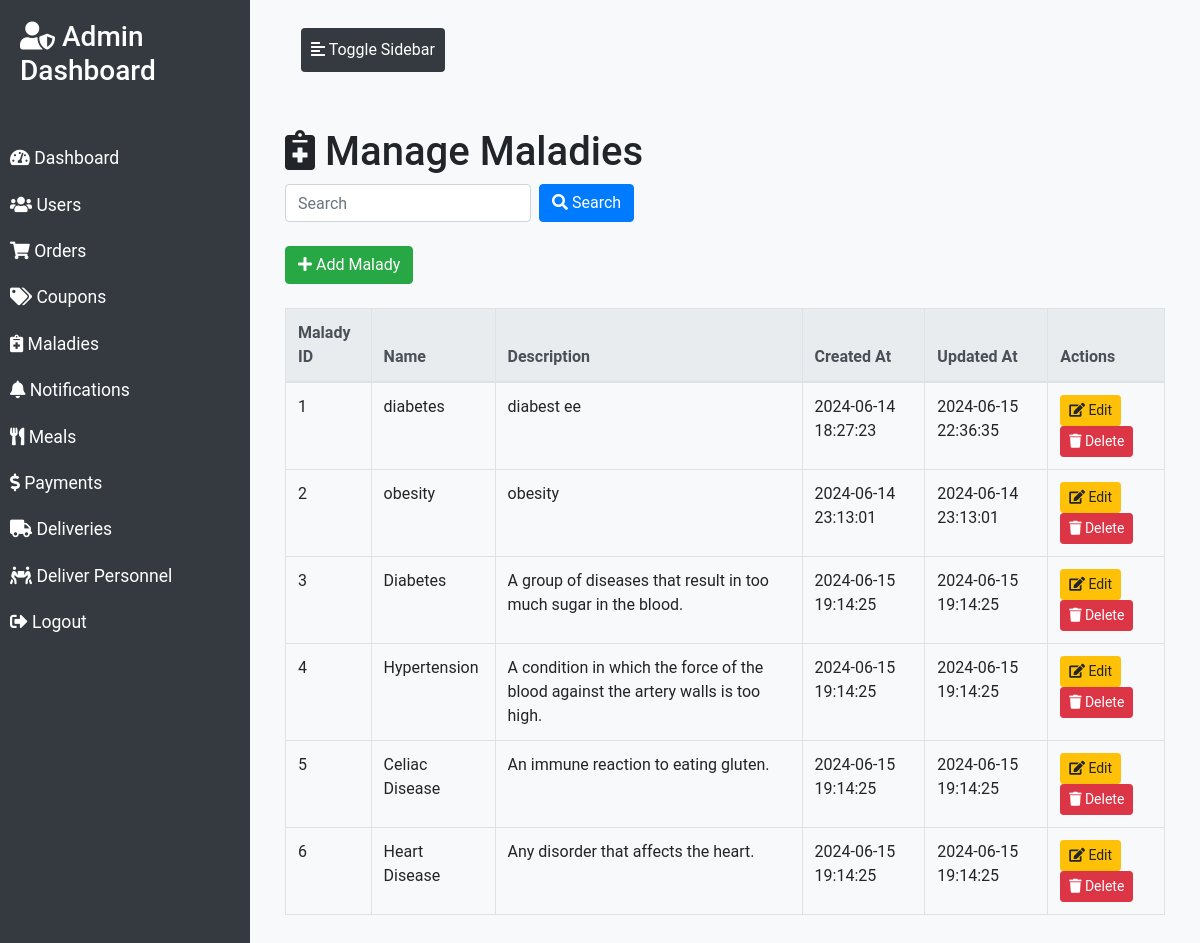
Screenshot of /maladies.php (signed in) with the database file from the repository.
### tables this page shows
CREATE TABLE `maladies` (
  `malady_id` int(11) NOT NULL,
  `name` varchar(100) DEFAULT NULL,
  `description` text,
  `created_at` timestamp NOT NULL DEFAULT CURRENT_TIMESTAMP,
  `updated_at` timestamp NOT NULL DEFAULT CURRENT_TIMESTAMP ON UPDATE CURRENT_TIMESTAMP
);

### maladies.php (the view, shortened to what this page needs)
<?php
require 'config/db.php';
$search_query = "";
$search_sql = $search_query ? "WHERE name LIKE '%$search_query%' OR description LIKE '%$search_query%'" : "";
$sql = "SELECT * FROM maladies $search_sql";
$result = $conn->query($sql);
?>
<!DOCTYPE html>
<html lang="en">
<head>
    <link rel="stylesheet" href="https://maxcdn.bootstrapcdn.com/bootstrap/4.5.2/css/bootstrap.min.css">
    <link rel="stylesheet" href="https://cdnjs.cloudflare.com/ajax/libs/font-awesome/5.15.4/css/all.min.css">
</head>
<body>
<div class="wrapper">
    <nav id="sidebar">
        <div class="sidebar-header">
            <h3><i class="fas fa-user-shield"></i> Admin Dashboard</h3>
        </div>
        <ul class="list-unstyled components">
            <li><a href="dashboard.php"><i class="fas fa-tachometer-alt"></i> Dashboard</a></li>
            <li><a href="users.php"><i class="fas fa-users"></i> Users</a></li>
            <li><a href="orders.php"><i class="fas fa-shopping-cart"></i> Orders</a></li>
            <li><a href="coupons.php"><i class="fas fa-tags"></i> Coupons</a></li>
            <li><a href="maladies.php"><i class="fas fa-notes-medical"></i> Maladies</a></li>
            <li><a href="notifications.php"><i class="fas fa-bell"></i> Notifications</a></li>
            <li><a href="meals.php"><i class="fas fa-utensils"></i> Meals</a></li>
            <li><a href="payments.php"><i class="fas fa-dollar-sign"></i> Payments</a></li>
            <li><a href="deliveries.php"><i class="fas fa-truck"></i> Deliveries</a></li>
            <li><a href="delivers.php"><i class="fas fa-people-carry"></i> Deliver Personnel</a></li>
            <li><a href="logout.php"><i class="fas fa-sign-out-alt"></i> Logout</a></li>
        </ul>
    </nav>
    <div id="content">
        <nav class="navbar navbar-expand-lg navbar-light bg-light">
            <div class="container-fluid">
                <button type="button" id="sidebarCollapse" class="btn btn-info">
                    <i class="fas fa-align-left"></i>
                    <span>Toggle Sidebar</span>
                </button>
            </div>
        </nav>
        <div class="container mt-5">
            <h1><i class="fas fa-notes-medical"></i> Manage Maladies</h1>
            <form action="maladies.php" method="POST" class="form-inline mb-4">
                <input type="text" class="form-control mr-sm-2" name="search_query" placeholder="Search" value="<?php echo $search_query; ?>">
                <button type="submit" class="btn btn-primary" name="search"><i class="fas fa-search"></i> Search</button>
            </form>
            <button class="btn btn-success mb-4" data-toggle="modal" data-target="#addMaladyModal"><i class="fas fa-plus"></i> Add Malady</button>
            <table class="table table-bordered">
                <thead class="thead-light">
                    <tr>
                        <th>Malady ID</th>
                        <th>Name</th>
                        <th>Description</th>
                        <th>Created At</th>
                        <th>Updated At</th>
                        <th>Actions</th>
                    </tr>
                </thead>
                <tbody>
                    <?php while ($row = $result->fetch_assoc()): ?>
                        <tr>
                            <td><?php echo $row['malady_id']; ?></td>
                            <td><?php echo $row['name']; ?></td>
                            <td><?php echo $row['description']; ?></td>
                            <td><?php echo $row['created_at']; ?></td>
                            <td><?php echo $row['updated_at']; ?></td>
                            <td>
                                <button class="btn btn-sm btn-warning" data-toggle="modal" data-target="#editMaladyModal<?php echo $row['malady_id']; ?>"><i class="fas fa-edit"></i> Edit</button>
                                <a href="maladies.php?delete_malady=<?php echo $row['malady_id']; ?>" class="btn btn-sm btn-danger"><i class="fas fa-trash"></i> Delete</a>
                            </td>
                        </tr>
                    <?php endwhile; ?>
                </tbody>
            </table>
        </div>
    </div>
</div>
</body>
</html>

### maladies.php (style rules this page uses)
body { font-family: 'Roboto', sans-serif; background-color: #f8f9fa; }
.wrapper { display: flex; width: 100%; align-items: stretch; }
#sidebar { min-width: 250px; max-width: 250px; background: #343a40; color: #fff; transition: all 0.3s; }
#sidebar .sidebar-header { padding: 20px; background: #343a40; }
#sidebar ul.components { padding: 20px 0; }
#sidebar ul li a { padding: 10px; font-size: 1.1em; display: block; color: #fff; }
#content { width: 100%; padding: 20px; min-height: 100vh; }
#sidebarCollapse { background: #343a40; border: none; color: #fff; padding: 10px; cursor: pointer; }

### rows the page displays
maladies: malady_id "1", name "diabetes", description "diabest ee", created_at "2024-06-14 18:27:23", updated_at "2024-06-15 22:36:35"
maladies: malady_id "2", name "obesity", description "obesity", created_at "2024-06-14 23:13:01", updated_at "2024-06-14 23:13:01"
maladies: malady_id "3", name "Diabetes", description "A group of diseases that result in too much sugar in the blood.", created_at "2024-06-15 19:14:25", updated_at "2024-06-15 19:14:25"
maladies: malady_id "4", name "Hypertension", description "A condition in which the force of the blood against the artery walls is too high.", created_at "2024-06-15 19:14:25", updated_at "2024-06-15 19:14:25"
maladies: malady_id "5", name "Celiac Disease", description "An immune reaction to eating gluten.", created_at "2024-06-15 19:14:25", updated_at "2024-06-15 19:14:25"
maladies: malady_id "6", name "Heart Disease", description "Any disorder that affects the heart.", created_at "2024-06-15 19:14:25", updated_at "2024-06-15 19:14:25"
